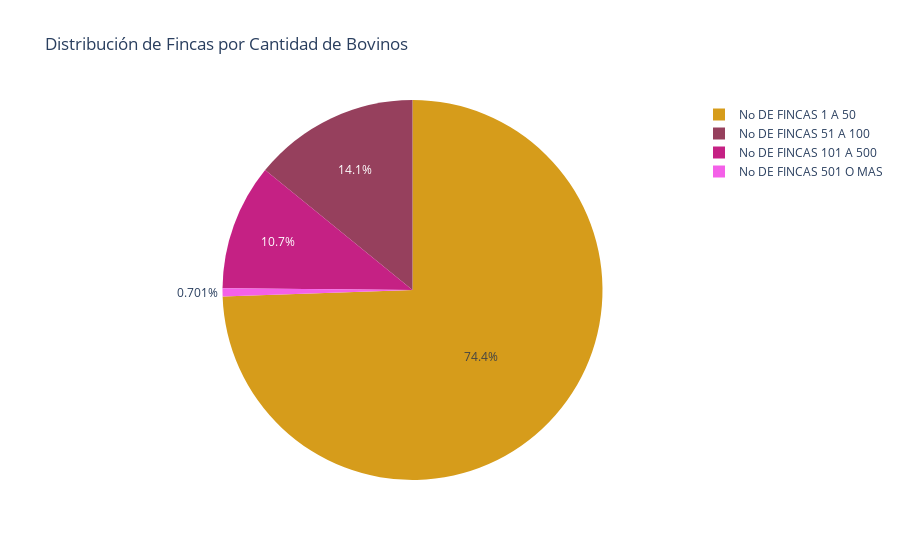

Source (notebook cell):
### Code cell
import plotly.graph_objects as go
import random

# Datos de la distribución
labels = ['No DE FINCAS 1 A 50', 'No DE FINCAS 51 A 100', 'No DE FINCAS 101 A 500', 'No DE FINCAS 501 O MAS']
values = [74.3, 14.1, 10.7, 0.7]

# Generar colores aleatorios para cada segmento
colors = [f'rgb({random.randint(0, 255)}, {random.randint(0, 255)}, {random.randint(0, 255)})' for _ in labels]

# Crear el gráfico de pastel
fig = go.Figure(data=[go.Pie(labels=labels, values=values, textinfo='percent', marker=dict(colors=colors))])
fig.update_layout(title='Distribución de Fincas por Cantidad de Bovinos')

# Mostrar el gráfico
fig.show()

### Figure 1 — Plotly figure (JSON) as saved in the notebook; plotly's stock layout.template omitted (floating-point values rounded to 4 significant figures)
{"data": [{"labels": ["No DE FINCAS 1 A 50", "No DE FINCAS 51 A 100", "No DE FINCAS 101 A 500", "No DE FINCAS 501 O MAS"], "marker": {"colors": ["rgb(214, 156, 27)", "rgb(150, 64, 93)", "rgb(197, 33, 132)", "rgb(244, 96, 232)"]}, "textinfo": "percent", "type": "pie", "values": [74.3, 14.1, 10.7, 0.7]}], "layout": {"title": {"text": "Distribución de Fincas por Cantidad de Bovinos"}}}
